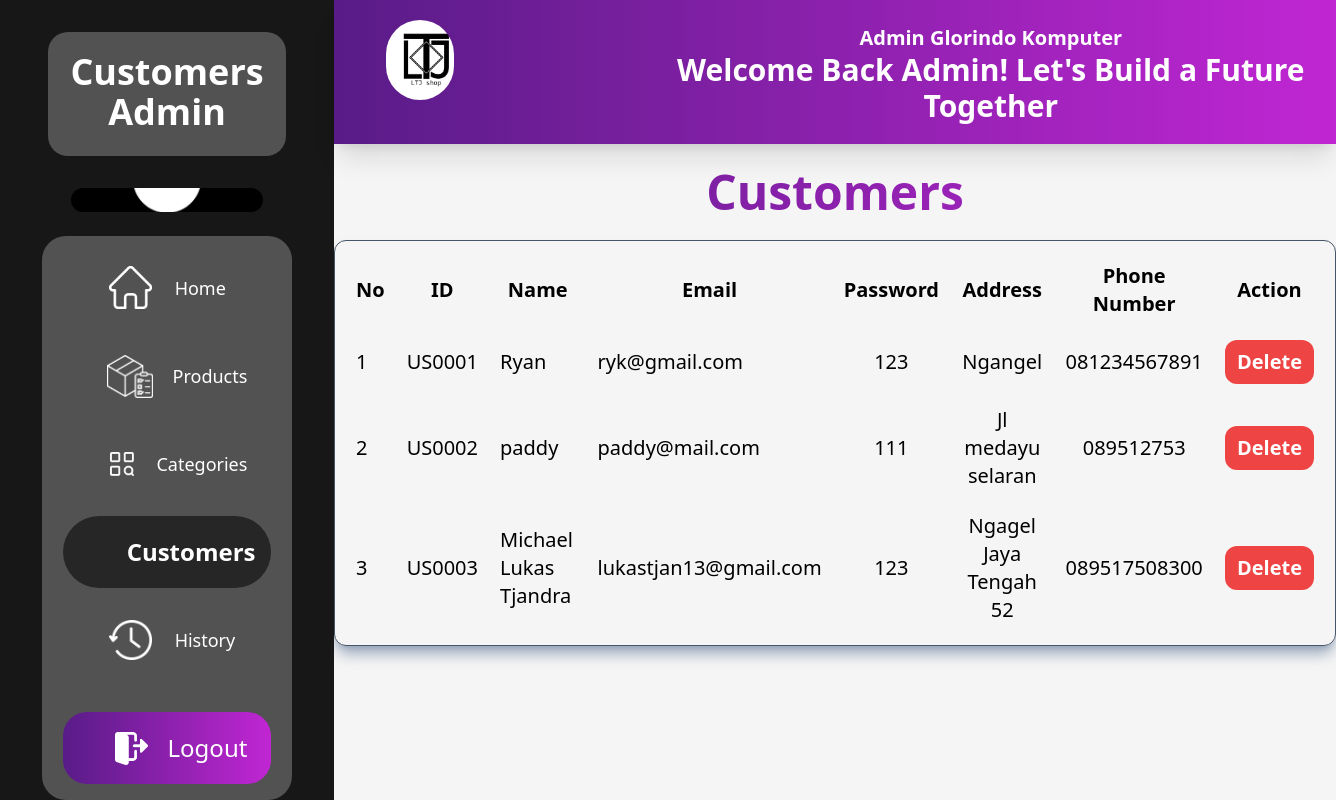
The app's page /customerAdmin.php (signed in) with its own data.
### tables this page shows
CREATE TABLE `users` (
  `id_users` varchar(200) NOT NULL,
  `nama` varchar(200) DEFAULT NULL,
  `email` varchar(200) DEFAULT NULL,
  `telp` varchar(100) DEFAULT NULL,
  `alamat` varchar(200) DEFAULT NULL,
  `password` varchar(200) DEFAULT NULL,
  `status` tinyint(1) DEFAULT NULL,
  PRIMARY KEY (`id_users`)
);

### customerAdmin.php (the view, shortened to what this page needs)
<?php
    require_once('connection.php');
?>
<!DOCTYPE html>
<html lang="en">
<head>
    <script src="https://cdn.tailwindcss.com"></script>
</head>
<body>
    <form action="" method="POST">
        <div class="flex h-screen">
            <div class="flex-auto w-1/3 bg-neutral-900 flex flex-col text-center">
                <div class="text-4xl px-5 pt-5 pb-6 mb-8 bg-neutral-600 mt-8 mx-12 rounded-[20px] font-semibold text-white">Customers Admin</div>
                <div class="w-48 h-48 rounded-full mx-auto bg-white bg-center" style="background-image: url('assets/userdrrichardlee.png'); background-size: 101%;"></div>
                <div class="bg-neutral-600 w-9/12 h-auto mx-auto rounded-3xl mt-6">
                    <button class="flex flex-row px-6 py-3 w-5/6 mx-auto text-lg my-4 rounded-full text-white hover:bg-neutral-900 hover:text-white" formaction="homeAdmin.php">
                        <div class="w-12 h-12 ml-5 bg-center bg-no-repeat" style="background-image: url('assets/home.png'); background-size: 90%;"></div>
                        <div class="my-auto ml-5">Home</div>
                    </button>
                    <button class="flex flex-row px-6 py-3 w-5/6 mx-auto text-lg my-4 rounded-full text-white hover:bg-neutral-900 hover:text-white" formaction="productsAdmin.php">
                        <div class="w-12 h-12 ml-5 bg-center bg-no-repeat" style="background-image: url('assets/productputih.png'); background-size: 100%;"></div>
                        <div class=" my-auto ml-5">Products</div>
                    </button>
                    <button class="flex flex-row px-6 py-3 w-5/6 mx-auto text-lg my-4 rounded-full text-white hover:bg-neutral-900 hover:text-white" formaction="categoriesAdmin.php">
                        <div class="w-12 h-12 ml-5 bg-center bg-no-repeat" style="background-image: url('assets/categoryputih.png'); background-size: 80%;"></div>
                        <div class=" my-auto ml-5">Categories</div>
                    </button>
                    <button class="flex flex-row px-6 py-3 w-5/6 mx-auto text-2xl bg-neutral-800 text-white rounded-full hover:bg-neutral-900 focus:ring-4 active:ring-green-200 focus:outline-none my-4" formaction="#">
                        <div class=" my-auto ml-5 font-bold">Customers</div>
                    </button>
                    <button class="flex flex-row px-6 py-3 w-5/6 mx-auto text-lg my-4 rounded-full text-white hover:bg-neutral-900 hover:text-white" formaction="historyAdmin.php">
                        <div class="w-12 h-12 ml-5 bg-center bg-no-repeat" style="background-image: url('assets/history.png'); background-size: 90%;"></div>
                        <div class=" my-auto ml-5">History</div>
                    </button>
                    <button class="flex flex-row px-6 py-3 w-5/6 mx-auto text-lg mt-9 mb-4 rounded-3xl text-white bg-gradient-to-r from-purple-900 to-fuchsia-600 hover:bg-gradient-to-r hover:from-purple-700 hover:to-fuchsia-400 group" name="btnLogout">
                        <div class="w-12 h-12 ml-6 bg-center bg-no-repeat group-hover:scale-110" style="background-image: url('assets/logout.png'); background-size: 80%;"></div>
                        <div class=" my-auto ml-4 text-2xl group-hover:font-bold">Logout</div>
                    </button>
                </div>
            </div>
            <div class="flex-auto flex flex-col w-full bg-neutral-100">
                <div class="flex bg-gradient-to-r from-purple-900 to-fuchsia-600 p-5 mb-5 shadow-xl">
                    <div class="w-20 h-20 ml-8 mr-2 rounded-full bg-slate-700 text-white text-center bg-[url('assets/Logo.jpg')] bg-cover"></div>
                    <div class="pt-1 pl-7 ml-44 block text-center text-white">
                        <div class="text-xl my-auto font-bold">Admin Glorindo Komputer</div>
                        <div class="text-3xl my-auto font-bold">Welcome Back Admin! Let's Build a Future Together</div>
                    </div>
                </div>
                <div class="overflow-y-scroll h-screen -mt-5">
                    <div class="my-6 text-center font-bold text-5xl bg-gradient-to-r from-purple-900 to-fuchsia-600 bg-clip-text text-transparent">Customers</div>
                    <table class="table-auto mx-auto border-separate border-spacing-5 border border-slate-600 text-xl shadow-lg shadow-slate-400 rounded-xl" id="list_categories">
                            <tr>
                                <th class="col">No</th>
                                <th class="col">ID</th>
                                <th class="col">Name</th>
                                <th class="col">Email</th>
                                <th class="col">Password</th>
                                <th class="col">Address</th>
                                <th class="col">Phone Number</th>
                                <th class="col">Action</th>
                            </tr>
                            <?php
                                $nomer = 0;
                                $all_items = mysqli_query($conn, "select * from users");
                                if($all_items->num_rows == 0){
                            ?>
                                <tr>
                                    <td colspan="3" class="text-center">There's No Customers yet..</td>
                                </tr>
                            <?php
                                }else{
                                    while($row = mysqli_fetch_row($all_items)){
                                        $nomer++;
                                        if($row[6] == '1'){
                            ?>
                                <tr>
                                    <td class="col"><?= $nomer?></td>
                                    <td class="col"><?= $row[0]?></td>
                                    <td class="col"><?=$row[1]?></td>
                                    <td class="col"><?=$row[2]?></td>
                                    <td class="col text-center"><?=$row[5]?></td>
                                    <td class="col text-center"><?=$row[4]?></td>
                                    <td class="col text-center"><?=$row[3]?></td>
                                    <td class="col">
                                        <button class="px-3 py-2 rounded-xl text-white font-semibold bg-red-500 hover:bg-red-600"
                                        type="submit" name="deleteUser" value="<?= $row[0]?>">Delete</button>
                                    </td>
                                </tr>
                            <?php
                                        }
                                    }
                                }
                            ?>
                        </table>
                </div>
            </div>
        </div>
    </form>
</body>
</html>

### records on screen
users: id_users "US0001", nama "Ryan", email "ryk@gmail.com", password "123", alamat "Ngangel", telp "081234567891"
users: id_users "US0002", nama "paddy", email "paddy@mail.com", password "111", alamat "Jl medayu selaran", telp "089512753"
users: id_users "US0003", nama "Michael Lukas Tjandra", email "lukastjan13@gmail.com", password "123", alamat "Ngagel Jaya Tengah 52", telp "089517508300"
